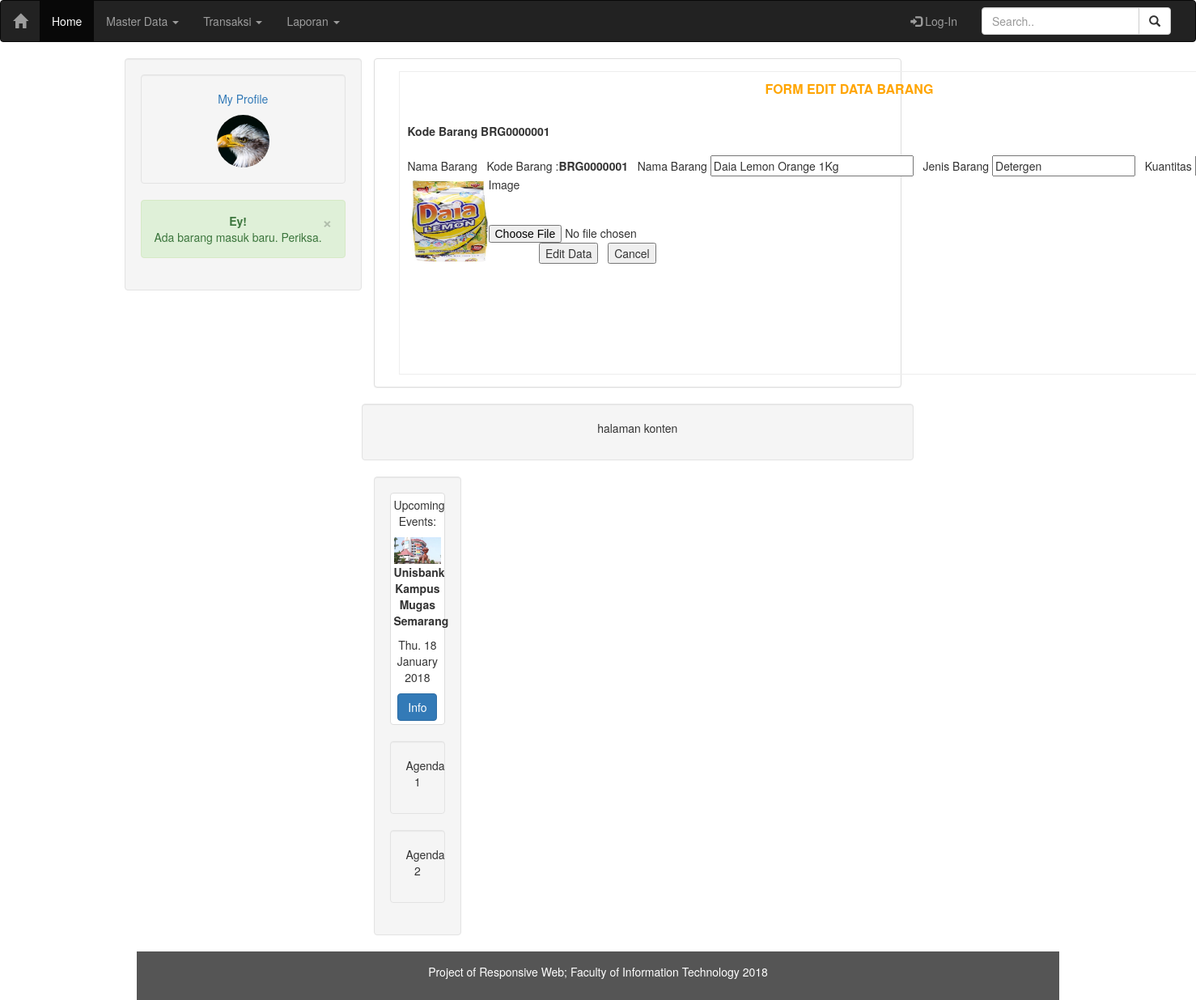
Screenshot of /gudang/responsive/index.php?page=edit-data-barang&kode_brg=BRG0000001 with the database file from the repository.
### tables this page shows
CREATE TABLE IF NOT EXISTS `barang` (
  `kode_brg` varchar(10) NOT NULL,
  `nama_brg` varchar(30) NOT NULL,
  `jenis_brg` varchar(20) NOT NULL,
  `kuantitas` int(7) NOT NULL,
  `image` varchar(255) NOT NULL,
  PRIMARY KEY (`kode_brg`)
);

### gudang/responsive/edit-data-barang.php (the view, shortened to what this page needs)
<div class="col-sm-12">
<div style="border:1px solid rgb(238,238,238); padding:10px; overflow:auto; width:1114px; height:375px;">
<?php
if (isset($_GET['kode_brg'])) {
	$kode_brg = $_GET['kode_brg'];
} else {
	die ("Error. No Kode Selected! ");
}
	$query = "SELECT * FROM barang WHERE kode_brg='$kode_brg'";
	$sql = mysql_query ($query);
	$hasil = mysql_fetch_array ($sql);
	$kode_brg	= $hasil['kode_brg'];
	$nama_brg		= $hasil['nama_brg'];
	$jenis_brg	= $hasil['jenis_brg'];
	$image	= $hasil['image'];
?>
<form action="#" method="POST" name="edit-data-barang" enctype="multipart/form-data">
<p align="center"><font color="orange" size="3"><b>FORM EDIT DATA BARANG</b></font></p><br />
		<div class="form-group">
			<label for="kode_brg">Kode Barang</label>
			<label for="kode_brg"><b><?=$kode_brg?></label>
		</div>
		<div class="form-group"
			<label for="nama_brg">Nama Barang</label>
		<tr>
			<td width="142" height="36">Kode Barang</td>
			<td width="550">:<b><?=$kode_brg?>
				<input type="hidden" name="hkode_brg" value="<?=$kode_brg?>"></b></td>
		</tr>
		<tr>
			<td height="36">Nama Barang</td>
			<td><input type="text" name="nama_brg" size="30" maxlength="30" value="<?=$nama_brg?>"></td>
		</tr>
		<tr>
			<td height="36">Jenis Barang</td>
			<td><input type="text" name="jenis_brg" size="20" maxlength="20" value="<?=$jenis_brg?>"></td>
		</tr>
		<tr>
			<td height="36">Kuantitas</td>
		</tr>
		<tr>
			<td height="160">Image</td>
			<td><?php if (empty($image))
					echo"<img src='img/no-img.png' width='100' height='110'><br>No Image";
					else
					echo"<img class='shadow' align=left src='img/$image' width='100' height='110' title='$image'>"
				?><br /><?php=$image?><br><br><input type="file" name="image" size="30"/></td>
		</tr>
		<tr>
			<td><input type="submit" name="Edit" value="Edit Data">&nbsp;&nbsp;
				<input type="button" value="Cancel" onclick=location.href="index.php?page=lihat-data-barang" title="kembali ke lihat data barang"></td>
		</tr>
</form>
</div>
</div>

### rows the page displays
barang: kode_brg "BRG0000001", nama_brg "Daia Lemon Orange 1Kg", jenis_brg "Detergen", image (picture)
